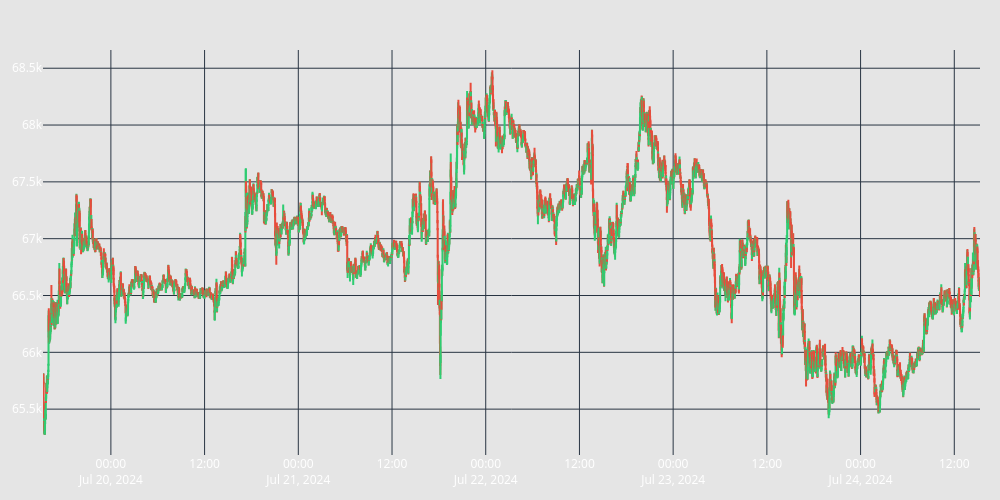

Notebook code cell kept with this figure:
### Code cell
btc_candles.plot("candles")

### Figure 1 — Plotly figure (JSON) as saved in the notebook; plotly's stock layout.template omitted (floating-point values rounded to 4 significant figures; data arrays with more than 128 entries replaced by an {"elided": "..."} marker saying what was removed)
{"data": [{"close": {"elided": "7128 float values"}, "decreasing": {"line": {"color": "#E74C3C"}}, "high": {"elided": "7128 float values"}, "increasing": {"line": {"color": "#2ECC71"}}, "low": {"elided": "7128 float values"}, "name": "Candlesticks", "open": {"elided": "7128 float values"}, "x": {"elided": "7128 str values"}, "type": "candlestick"}], "layout": {"font": {"color": "white", "size": 12}, "margin": {"l": 20, "r": 20, "t": 50, "b": 20}, "xaxis": {"rangeslider": {"visible": false}}, "plot_bgcolor": "rgba(0, 0, 0, 0)", "paper_bgcolor": "rgba(0, 0, 0, 0.1)", "height": 500, "width": 1000, "hovermode": "x unified", "showlegend": false}}
